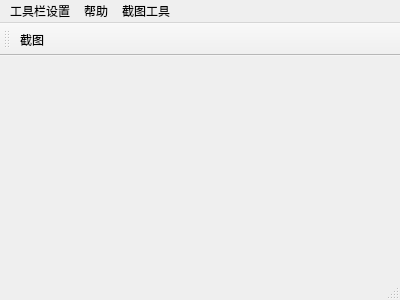
<?xml version="1.0" encoding="UTF-8"?>
<ui version="4.0">
 <class>MainWindow</class>
 <widget class="QMainWindow" name="MainWindow">
  <property name="geometry">
   <rect>
    <x>0</x>
    <y>0</y>
    <width>400</width>
    <height>300</height>
   </rect>
  </property>
  <property name="windowTitle">
   <string>MainWindow</string>
  </property>
  <property name="styleSheet">
   <string notr="true"/>
  </property>
  <widget class="QWidget" name="centralWidget"/>
  <widget class="QToolBar" name="mainToolBar">
   <property name="styleSheet">
    <string notr="true"/>
   </property>
   <property name="floatable">
    <bool>true</bool>
   </property>
   <attribute name="toolBarArea">
    <enum>TopToolBarArea</enum>
   </attribute>
   <attribute name="toolBarBreak">
    <bool>false</bool>
   </attribute>
   <addaction name="action"/>
  </widget>
  <widget class="QMenuBar" name="menuBar">
   <property name="geometry">
    <rect>
     <x>0</x>
     <y>0</y>
     <width>400</width>
     <height>22</height>
    </rect>
   </property>
   <widget class="QMenu" name="menu">
    <property name="title">
     <string>工具栏设置</string>
    </property>
    <widget class="QMenu" name="menu_4">
     <property name="title">
      <string>风格</string>
     </property>
     <addaction name="actionfusion"/>
     <addaction name="actionmacintosh"/>
     <addaction name="actionWindows"/>
    </widget>
    <addaction name="actionxianshi"/>
    <addaction name="actionyincang"/>
    <addaction name="menu_4"/>
   </widget>
   <widget class="QMenu" name="menu_2">
    <property name="title">
     <string>帮助</string>
    </property>
    <addaction name="actionabout"/>
   </widget>
   <widget class="QMenu" name="menu_3">
    <property name="title">
     <string>截图工具</string>
    </property>
    <addaction name="actionfuzhi"/>
    <addaction name="actionsave"/>
    <addaction name="actionyoujian"/>
   </widget>
   <addaction name="menu"/>
   <addaction name="menu_2"/>
   <addaction name="menu_3"/>
  </widget>
  <widget class="QStatusBar" name="statusBar"/>
  <action name="actionxianshi">
   <property name="icon">
    <iconset resource="imagee.qrc">
     <normaloff>:/new/imageee/7.png</normaloff>:/new/imageee/7.png</iconset>
   </property>
   <property name="text">
    <string>显示</string>
   </property>
   <property name="shortcut">
    <string>Shift+S</string>
   </property>
  </action>
  <action name="actionyincang">
   <property name="icon">
    <iconset resource="imagee.qrc">
     <normaloff>:/new/imageee/6.png</normaloff>:/new/imageee/6.png</iconset>
   </property>
   <property name="text">
    <string>隐藏</string>
   </property>
   <property name="shortcut">
    <string>Shift+H</string>
   </property>
  </action>
  <action name="actionabout">
   <property name="icon">
    <iconset resource="imagee.qrc">
     <normaloff>:/new/imageee/9.png</normaloff>:/new/imageee/9.png</iconset>
   </property>
   <property name="text">
    <string>about</string>
   </property>
   <property name="shortcut">
    <string>Shift+A</string>
   </property>
  </action>
  <action name="actionfusion">
   <property name="icon">
    <iconset resource="imagee.qrc">
     <normaloff>:/new/imageee/22.png</normaloff>:/new/imageee/22.png</iconset>
   </property>
   <property name="text">
    <string>fusion</string>
   </property>
  </action>
  <action name="actionmacintosh">
   <property name="icon">
    <iconset resource="imagee.qrc">
     <normaloff>:/new/imageee/33.png</normaloff>:/new/imageee/33.png</iconset>
   </property>
   <property name="text">
    <string>macintosh</string>
   </property>
  </action>
  <action name="actionWindows">
   <property name="icon">
    <iconset resource="imagee.qrc">
     <normaloff>:/new/imageee/44.png</normaloff>:/new/imageee/44.png</iconset>
   </property>
   <property name="text">
    <string>Windows</string>
   </property>
  </action>
  <action name="action">
   <property name="icon">
    <iconset resource="imagee.qrc">
     <normaloff>:/new/imageee/55.png</normaloff>:/new/imageee/55.png</iconset>
   </property>
   <property name="text">
    <string>截图</string>
   </property>
  </action>
  <action name="actionfuzhi">
   <property name="icon">
    <iconset resource="imagee.qrc">
     <normaloff>:/new/imageee/5.png</normaloff>:/new/imageee/5.png</iconset>
   </property>
   <property name="text">
    <string>复制到剪切板</string>
   </property>
   <property name="shortcut">
    <string>Ctrl+J</string>
   </property>
  </action>
  <action name="actionsave">
   <property name="icon">
    <iconset resource="imagee.qrc">
     <normaloff>:/new/imageee/11.png</normaloff>:/new/imageee/11.png</iconset>
   </property>
   <property name="text">
    <string>另存为</string>
   </property>
   <property name="shortcut">
    <string>Ctrl+X</string>
   </property>
  </action>
  <action name="actionyoujian">
   <property name="icon">
    <iconset resource="imagee.qrc">
     <normaloff>:/new/imageee/4.png</normaloff>:/new/imageee/4.png</iconset>
   </property>
   <property name="text">
    <string>开启右键截图菜单</string>
   </property>
  </action>
 </widget>
 <layoutdefault spacing="6" margin="11"/>
 <resources>
  <include location="imagee.qrc"/>
 </resources>
 <connections/>
</ui>
